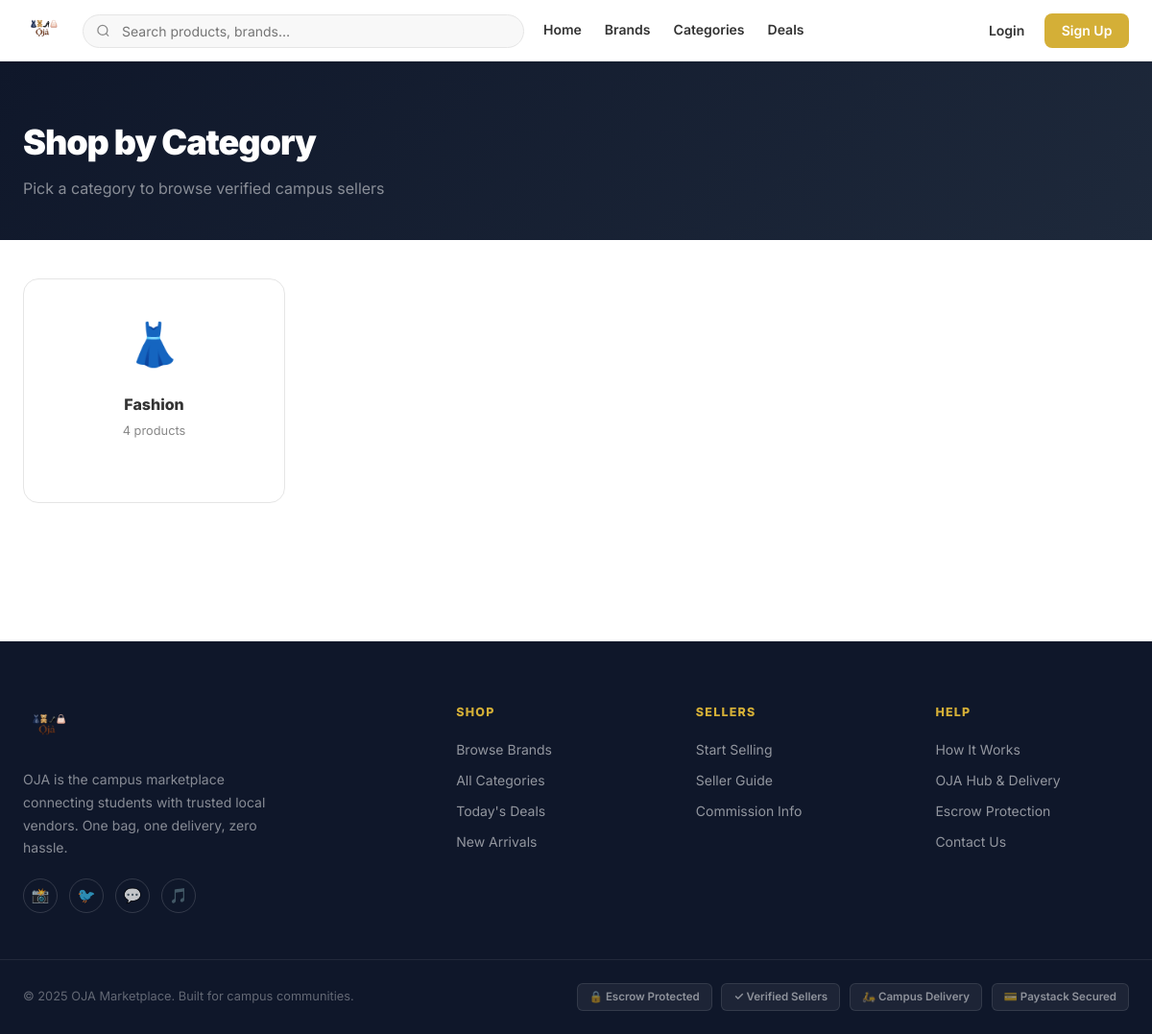
Page /categories/ on the committed database.
### marketplace/models.py (models this page shows, shortened)
class Category(models.Model):
    name = models.CharField(max_length=100, unique=True)
    slug = models.SlugField(unique=True)
    icon = models.CharField(max_length=10, blank=True)
    description = models.TextField(blank=True)
    class Meta:
        verbose_name_plural = 'categories'

### marketplace/views.py (the view)
# urls.py: path('categories/', views.categories, name='categories'),
def categories(request):
    cats = Category.objects.prefetch_related('products')
    return render(request, 'marketplace/categories.html', {'categories': cats})

### marketplace/context_processors.py (called while the page is built)
def cart_context(request):
    if request.user.is_authenticated:
        cart_count = CartItem.objects.filter(user=request.user).values_list(
            'quantity', flat=True
        )
        return {'cart_count': sum(cart_count)}
    return {'cart_count': 0}

def notification_context(request):
    if request.user.is_authenticated:
        unread_count = Notification.objects.filter(
            recipient=request.user,  # only personal notifications, not broadcasts
            is_read=False
        ).count()
        return {'unread_notifications': unread_count}
    return {'unread_notifications': 0}

### marketplace/templates/marketplace/categories.html (shortened to what this page needs)
{% extends 'marketplace/base.html' %}
{% block content %}
<div class="cat-hero">
  <div style="max-width:1280px;margin:0 auto;padding:0 1.5rem">
    <h1>Shop by Category</h1>
    <p>Pick a category to browse verified campus sellers</p>
  </div>
</div>
<div class="cat-wrap">
  {% if categories %}
  <div class="cat-grid">
    {% for cat in categories %}
    <a href="{% url 'brands' %}?category={{ cat.slug }}" class="cat-card">
      <span class="cat-icon">{{ cat.icon|default:"📦" }}</span>
      <div class="cat-name">{{ cat.name }}</div>
      <div class="cat-count">{{ cat.products.count }} product{{ cat.products.count|pluralize }}</div>
    </a>
    {% endfor %}
  </div>
  {% else %}
  <div class="empty-state"><div class="empty-icon">📂</div><p>No categories yet.</p></div>
  {% endif %}
</div>
{% endblock %}

### static/css/oja.css (style rules this page uses)
:root { --gold: #D4AF37; --gold-dark: #C69C2E; --gold-light: #FFF8E1; --gray-dark: #333333; --gray-light: #F5F5F5; --white: #ffffff; --border: #e5e5e5; --text-muted: #888; --danger: #dc2626; --success: #16a34a; --radius: 8px; --shadow: 0 2px 12px rgba(0,0,0,0.08); --shadow-lg: 0 8px 32px rgba(0,0,0,0.12); }
* { box-sizing: border-box; margin: 0; padding: 0; }
body { font-family: 'Inter', sans-serif; color: var(--gray-dark); background: var(--white); line-height: 1.6; }
a { color: inherit; text-decoration: none; }

### marketplace/templates/marketplace/categories.html (style rules this page uses)
.cat-hero { background:linear-gradient(135deg,#0f172a,#1e293b); padding:3.5rem 0 2.5rem; }
.cat-hero h1 { font-size:2.25rem; font-weight:900; color:#fff; letter-spacing:-.03em; margin-bottom:.4rem; }
.cat-hero p { color:rgba(255,255,255,.5); }
.cat-wrap { max-width:1280px; margin:0 auto; padding:2.5rem 1.5rem 4rem; }
.cat-grid { display:grid; grid-template-columns:repeat(4,1fr); gap:1.25rem; }
.cat-card { background:#fff; border:1.5px solid var(--border); border-radius:16px; padding:2rem 1.25rem; text-align:center; text-decoration:none; color:inherit; display:block; transition:transform .2s, box-shadow .2s, border-color .2s; position:relative; overflow:hidden; }
.cat-card::before { content:''; position:absolute; inset:0; background:linear-gradient(135deg,rgba(212,175,55,.06),transparent); opacity:0; transition:opacity .2s; }
.cat-icon { font-size:2.75rem; margin-bottom:1rem; display:block; }
.cat-name { font-weight:800; font-size:1rem; margin-bottom:.3rem; }
.cat-count { font-size:.8rem; color:var(--text-muted); }

### rows in the picture
Category: icon "👗", name "Fashion", products.count "4"
